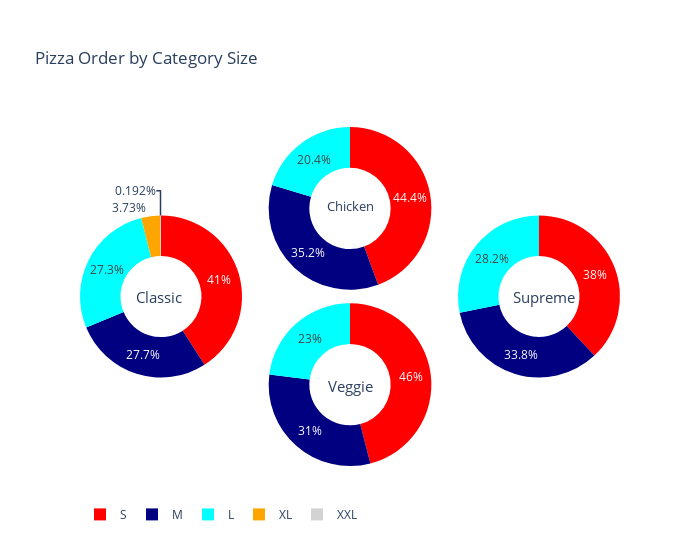

Notebook source saved alongside this figure:
### Code cell
def cat_count(col1, text, col2):
    fil = pizza_order[pizza_order[col1] == text]
    counts = fil[col2].value_counts().reset_index()
    return counts

def traces(data, name, dom_x_y, dom1, dom2):
    trace = go.Pie(
    labels=data['index'],
    values=data['size'],
    name=name,
    hole=.5,
    domain={dom_x_y: [dom1, dom2]},
    direction='clockwise',
    marker=dict(colors=['red', 'navy', 'cyan', 'orange', 'lightgrey']))
    return trace


count_clas = cat_count('category', 'Classic', 'size')
count_sup = cat_count('category', 'Supreme', 'size')
count_veg = cat_count('category', 'Veggie', 'size')
count_chi = cat_count('category', 'Chicken', 'size')

trace1 = traces(count_clas, 'classic', 'x', 0, .30)
trace2 = traces(count_sup, 'supreme', 'x', .7, 1)
trace3 = traces(count_veg, 'veggie', 'y', 0, .48)
trace4 = traces(count_chi, 'chicken', 'y', .52, 1)


layout = dict(
    title='Pizza Order by Category Size',
    font=dict(size=12),
    height=560, 
    legend=dict(orientation='h'),
    width=700,
    annotations= [
        dict(
            x=.1, y=.5,
            text='Classic',
            showarrow=False,
            font=dict(size=15)
        ),
        dict(
            x=.92, y=.5,
            text='Supreme',
            showarrow=False,
            font=dict(size=15)
        ),
        dict(
            x=.5, y=.2,
            text='Veggie',
            showarrow=False,
            font=dict(size=15)
        ),
        dict(
            x=.5, y=.8,
            text='Chicken',
            showarrow=False,
            font=dict(size=13)
        )
    ]
    
)


fig = dict(data=[trace1, trace2, trace3, trace4], layout=layout)
po.iplot(fig)

### Figure 1 — Plotly figure (JSON) as saved in the notebook; plotly's stock layout.template omitted (floating-point values rounded to 4 significant figures)
{"data": [{"direction": "clockwise", "domain": {"x": [0, 0.3]}, "hole": 0.5, "labels": ["S", "M", "L", "XL", "XXL"], "marker": {"colors": ["red", "navy", "cyan", "orange", "lightgrey"]}, "name": "classic", "type": "pie", "values": [5975, 4045, 3987, 544, 28]}, {"direction": "clockwise", "domain": {"x": [0.7, 1]}, "hole": 0.5, "labels": ["L", "M", "S"], "marker": {"colors": ["red", "navy", "cyan", "orange", "lightgrey"]}, "name": "supreme", "type": "pie", "values": [4477, 3977, 3323]}, {"direction": "clockwise", "domain": {"y": [0, 0.48]}, "hole": 0.5, "labels": ["L", "M", "S"], "marker": {"colors": ["red", "navy", "cyan", "orange", "lightgrey"]}, "name": "veggie", "type": "pie", "values": [5263, 3552, 2634]}, {"direction": "clockwise", "domain": {"y": [0.52, 1]}, "hole": 0.5, "labels": ["L", "M", "S"], "marker": {"colors": ["red", "navy", "cyan", "orange", "lightgrey"]}, "name": "chicken", "type": "pie", "values": [4799, 3811, 2205]}], "layout": {"annotations": [{"font": {"size": 15}, "showarrow": false, "text": "Classic", "x": 0.1, "y": 0.5}, {"font": {"size": 15}, "showarrow": false, "text": "Supreme", "x": 0.92, "y": 0.5}, {"font": {"size": 15}, "showarrow": false, "text": "Veggie", "x": 0.5, "y": 0.2}, {"font": {"size": 13}, "showarrow": false, "text": "Chicken", "x": 0.5, "y": 0.8}], "font": {"size": 12}, "height": 560, "legend": {"orientation": "h"}, "title": {"text": "Pizza Order by Category Size"}, "width": 700}}
